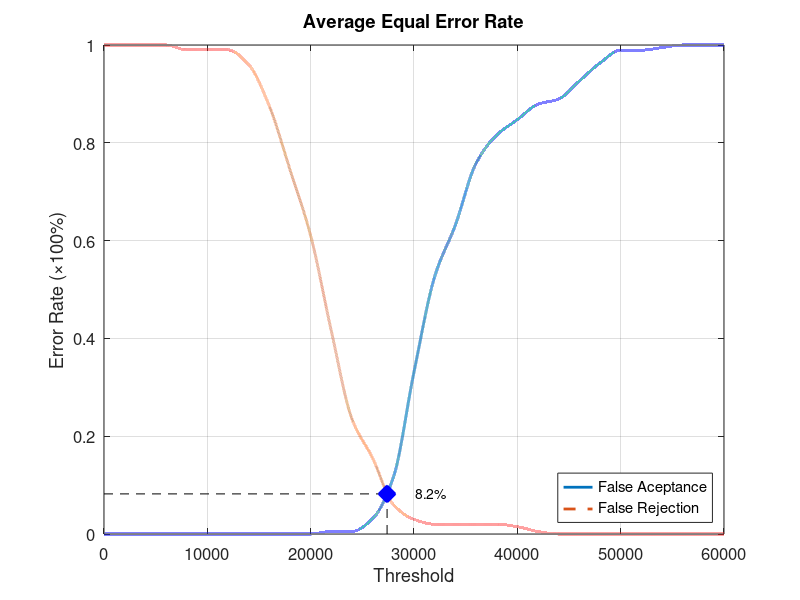
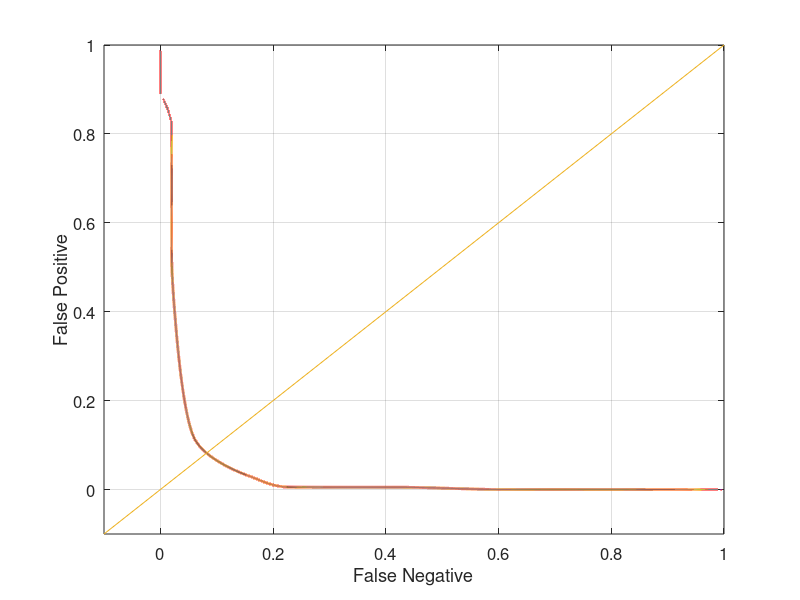

Write the MATLAB code that produced these figures, in order.
function yEER = Database4_1
close all;
clear;
clc;
x = 0:2000:60000;
xq = 0:0.5:60000;

y0 = [0 0 0 0 0 0 0 0 0 0 0 0.00526316 0.00526316 0.0315789 0.115789 0.331579 0.526316 0.631579 0.757895 0.815789 0.847368 0.878947 0.889474 0.926316 0.963158 0.989474 0.989474 0.994737 1 1 1];
yy0 = interp1(x, y0, xq, 'pchip');
y1 = [1 1 1 1 0.99 0.99 0.99 0.96 0.875 0.745 0.61 0.415 0.235 0.155 0.06 0.03 0.02 0.02 0.02 0.02 0.015 0.005 0 0 0 0 0 0 0 0 0];
yy1 = interp1(x, y1, xq, 'pchip');

% Calculating EER: 
y2 = abs(y0 - y1);
find(y2 == min(y2))
yy2 = abs(yy0 - yy1);
xEER = find(yy2 == min(yy2));
xEERIndex = xq(xEER) % X-axis EER
yEER = yy0(xEER) % Y-axis EER

main = figure
plot(xq, yy0,'-','LineWidth', 2);	hold on
plot(xq, yy1,'--','LineWidth', 2);	hold on
plot([xEERIndex xEERIndex], [0 yEER], 'k--');	hold on
plot([0 xEERIndex], [yEER yEER], 'k--');	hold on
plot(xEERIndex, yEER, 'bx', 'LineWidth', 10);	hold on
text(xEERIndex + 10 * xEERIndex / 100, yEER, [num2str(round((10000 * yEER)) / 100) '%'])
legend('False Aceptance', 'False Rejection', 'Location', 'SouthEast')
xlabel('Threshold')
ylabel('Error Rate (\times100%)')
title('Average Equal Error Rate')
set(gca, 'FontSize', 12)
axis([0 60000 0 1])
grid on

print(main, 'Database4_1Main', '-dpng');
FNRxFPR = figure('Color', [1 1 1]);
plot(yy1, yy0, '-', yy1, yy0, 'LineWidth', 2);
hold on
y = -0.1:0.1:1
plot(y, y); 
set(gca, 'FontSize', 12)
xlabel('False Negative')
ylabel('False Positive')
axis([-0.1 1 -0.1 1])
set(gca, 'FontSize', 12)
grid on

print(FNRxFPR, 'Database4_1FNRxFPR','-dpng');
end
